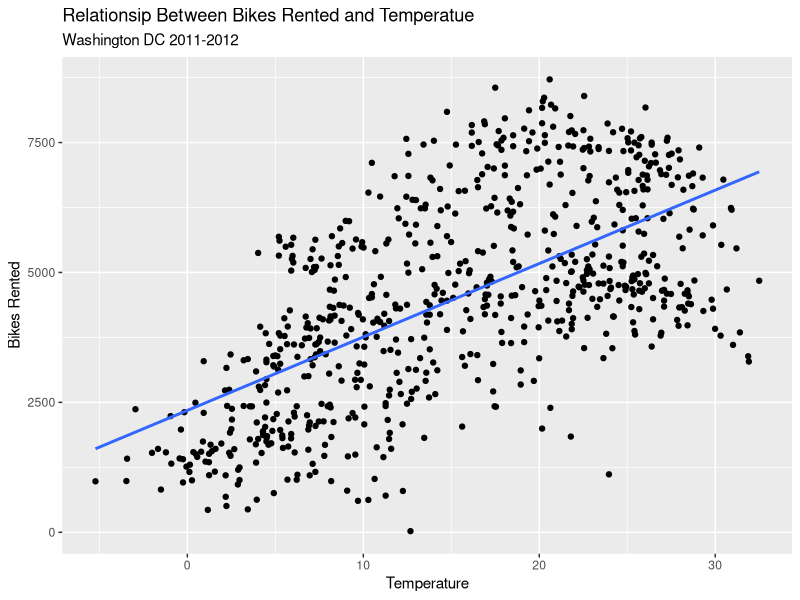
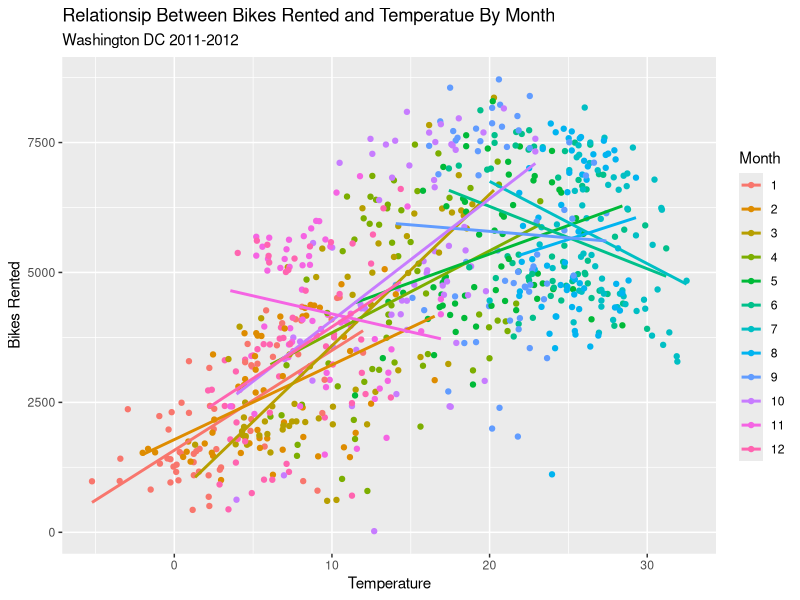

Here is the R script that generated these plots, in order:
## ---- chunk 1
#| message: false
library(tidyverse)
## ---- chunk 2
#| message: false
#| warning: false

data <- read_csv("labs/data/education-disease.csv")

## ---- chunk 3
data |> 
  mutate(Education = as.factor(Education),
         Disease = as.factor(Disease)) |>
  summary()
## ---- chunk 4

data |>
  count(Education, Disease) |>
  pivot_wider(names_from = Disease, values_from = n)

## ---- chunk 5
(323 + 88 + 147 + 70) / (70 + 147 + 88 + 323 + 403 + 1106 + 601 + 1397)
## ---- chunk 6
(1106) / (70 + 147 + 88 + 323 + 403 + 1106 + 601 + 1397)

## ---- chunk 7
70 / (70 + 147 + 88 + 323)
## ---- chunk 8
#| message: false
#| warning: false
bike <- read_csv("labs/data/bike.csv")
## ---- chunk 9
bike |>
  ggplot(aes(y = cnt, x = temp)) +
  geom_point() + 
  geom_smooth(method = "lm" , se = FALSE) + 
  labs(
    title = "Relationsip Between Bikes Rented and Temperatue" , 
    subtitle = "Washington DC 2011-2012", 
    x = "Temperature" , 
    y = "Bikes Rented"
  )

## ---- chunk 10
bike |>
  mutate(mnth = as.factor(mnth)) |>
  ggplot(aes(y = cnt, x = temp, color = mnth)) +
  geom_point() + 
  geom_smooth(method = "lm" , se = FALSE) + 
  labs(
    title = "Relationsip Between Bikes Rented and Temperatue By Month" , 
    subtitle = "Washington DC 2011-2012", 
    x = "Temperature" , 
    y = "Bikes Rented",
    color = "Month"
  )


